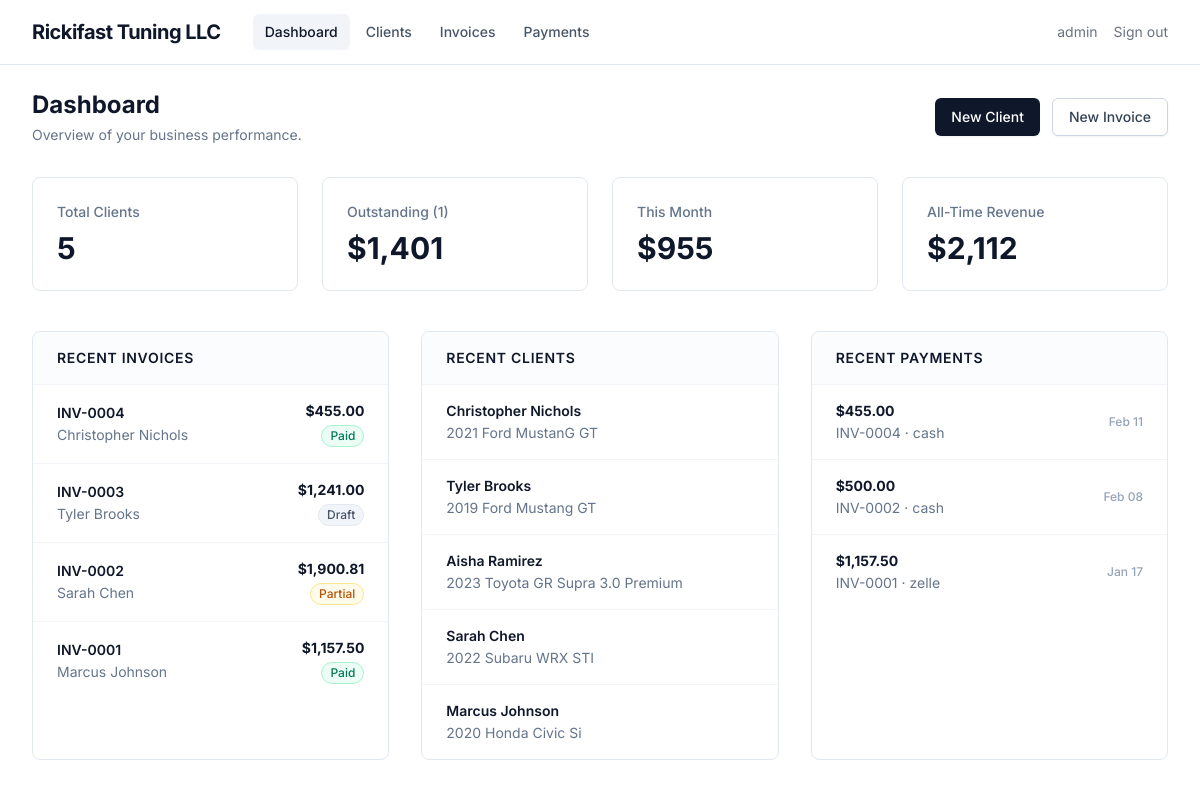
The page /dashboard (signed in) on the database its author committed.
### app/models/models.py (models this page shows, shortened)
class User(UserMixin, db.Model):
    id = db.Column(db.Integer, primary_key=True)
    username = db.Column(db.String(64), unique=True, nullable=False)
    email = db.Column(db.String(120), unique=True, nullable=False)
    password_hash = db.Column(db.String(128))

class Invoice(db.Model):
    id = db.Column(db.Integer, primary_key=True)
    client_id = db.Column(db.Integer, db.ForeignKey('client.id'), nullable=False)
    invoice_number = db.Column(db.String(20), unique=True, nullable=False)
    status = db.Column(db.String(20), default='draft')  # draft or sent
    due_date = db.Column(db.Date)
    notes = db.Column(db.Text)
    tax_rate = db.Column(db.Float, default=0.0825)
    created_at = db.Column(db.DateTime, default=lambda: datetime.now(timezone.utc))
    updated_at = db.Column(db.DateTime, default=lambda: datetime.now(timezone.utc),
                           onupdate=lambda: datetime.now(timezone.utc))
    items = db.relationship('InvoiceItem', backref='invoice',
                            cascade='all, delete-orphan', lazy='dynamic')
    payments = db.relationship('Payment', backref='invoice',
                               cascade='all, delete-orphan', lazy='dynamic',
                               order_by='Payment.payment_date.desc()')
    def calculate_subtotal(self):
        return sum(item.amount for item in self.items)
    def calculate_tax(self):
        return sum(item.amount for item in self.items if item.taxable) * self.tax_rate
    def calculate_total(self):
        return self.calculate_subtotal() + self.calculate_tax()
    def calculate_paid(self):
        return sum(p.amount for p in self.payments)
    def calculate_balance(self):
        return self.calculate_total() - self.calculate_paid()
    def get_status(self):
        total = self.calculate_total()
        paid = self.calculate_paid()
        if self.status == 'draft':
            return 'draft'
        if total > 0 and paid >= total:
            return 'paid'
        if paid > 0:
            return 'partial'
        if self.due_date and self.due_date < date.today():
            return 'overdue'
        return 'sent'

class Client(db.Model):
    id = db.Column(db.Integer, primary_key=True)
    first_name = db.Column(db.String(100), nullable=False)
    last_name = db.Column(db.String(100), nullable=False)
    email = db.Column(db.String(120))
    phone = db.Column(db.String(20))
    vehicle_year = db.Column(db.String(4))
    vehicle_make = db.Column(db.String(50))
    vehicle_model = db.Column(db.String(50))
    vehicle_trim = db.Column(db.String(50))
    notes = db.Column(db.Text)
    created_at = db.Column(db.DateTime, default=lambda: datetime.now(timezone.utc))
    updated_at = db.Column(db.DateTime, default=lambda: datetime.now(timezone.utc),
                           onupdate=lambda: datetime.now(timezone.utc))
    invoices = db.relationship('Invoice', backref='client', lazy='dynamic',
                               cascade='all, delete-orphan')
    @property
    def full_name(self):
        return f'{self.first_name} {self.last_name}'
    @property
    def vehicle_display(self):
        parts = [p for p in [self.vehicle_year, self.vehicle_make,
                             self.vehicle_model, self.vehicle_trim] if p]
        return ' '.join(parts) if parts else 'No vehicle'

class InvoiceItem(db.Model):
    id = db.Column(db.Integer, primary_key=True)
    invoice_id = db.Column(db.Integer, db.ForeignKey('invoice.id'), nullable=False)
    description = db.Column(db.String(200), nullable=False)
    quantity = db.Column(db.Float, default=1)
    unit_price = db.Column(db.Float, nullable=False)
    taxable = db.Column(db.Boolean, default=False)
    @property
    def amount(self):
        return self.quantity * self.unit_price

class Payment(db.Model):
    id = db.Column(db.Integer, primary_key=True)
    invoice_id = db.Column(db.Integer, db.ForeignKey('invoice.id'), nullable=False)
    amount = db.Column(db.Float, nullable=False)
    payment_date = db.Column(db.Date, default=lambda: date.today())
    method = db.Column(db.String(20), default='cash')  # cash/check/zelle/venmo/card/other
    reference_note = db.Column(db.String(200))
    created_at = db.Column(db.DateTime, default=lambda: datetime.now(timezone.utc))

### app/__init__.py (the view)
    @app.route('/dashboard')
    @login_required
    def dashboard():
        from app.models import Client, Invoice, Payment
        from datetime import datetime, timezone, date
        from sqlalchemy import func
        total_clients = Client.query.count()
        all_invoices = Invoice.query.all()
        outstanding = [inv for inv in all_invoices if inv.get_status() in ('sent', 'partial', 'overdue')]
        outstanding_total = sum(inv.calculate_balance() for inv in outstanding)
        outstanding_count = len(outstanding)
        now = datetime.now(timezone.utc)
        first_of_month = now.replace(day=1, hour=0, minute=0, second=0, microsecond=0)
        monthly_payments = Payment.query.filter(
            Payment.payment_date >= first_of_month.date()
        ).all()
        monthly_revenue = sum(p.amount for p in monthly_payments)
        all_time_revenue = db.session.query(
            func.coalesce(func.sum(Payment.amount), 0)
        ).scalar()
        recent_invoices = Invoice.query.order_by(Invoice.created_at.desc()).limit(5).all()
        recent_clients = Client.query.order_by(Client.created_at.desc()).limit(5).all()
        recent_payments = Payment.query.order_by(Payment.created_at.desc()).limit(5).all()
        return render_template('dashboard.html',
                               total_clients=total_clients,
                               outstanding_total=outstanding_total,
                               outstanding_count=outstanding_count,
                               monthly_revenue=monthly_revenue,
                               all_time_revenue=all_time_revenue,
                               recent_invoices=recent_invoices,
                               recent_clients=recent_clients,
                               recent_payments=recent_payments)

### app/models/models.py (called while the page is built)
@login_manager.user_loader
def load_user(id):
    return db.session.get(User, int(id))

### app/templates/dashboard.html (shortened to what this page needs)
{% extends "base.html" %}
{% block content %}
<div class="flex flex-col sm:flex-row sm:items-center sm:justify-between mb-8">
    <div>
        <h1 class="text-2xl font-bold text-slate-900">Dashboard</h1>
        <p class="text-sm text-slate-500 mt-1">Overview of your business performance.</p>
    </div>
    <div class="mt-4 sm:mt-0 flex gap-3">
        <a href="{{ url_for('clients.create') }}" class="inline-flex items-center px-4 py-2 text-sm font-medium rounded-md bg-slate-900 text-white hover:bg-slate-800 transition-colors shadow-xs">New Client</a>
        <a href="{{ url_for('invoices.create') }}" class="inline-flex items-center px-4 py-2 text-sm font-medium rounded-md border border-slate-300 bg-white text-slate-700 hover:bg-slate-50 transition-colors shadow-xs">New Invoice</a>
    </div>
</div>
<div class="grid grid-cols-2 lg:grid-cols-4 gap-6 mb-10">
    <div class="bg-white rounded-lg border border-slate-200 p-6">
        <p class="text-sm font-medium text-slate-500">Total Clients</p>
        <p class="text-3xl font-bold text-slate-900 mt-2">{{ total_clients }}</p>
    </div>
    <div class="bg-white rounded-lg border border-slate-200 p-6">
        <p class="text-sm font-medium text-slate-500">Outstanding ({{ outstanding_count }})</p>
        <p class="text-3xl font-bold text-slate-900 mt-2">${{ '{:,.0f}'.format(outstanding_total) }}</p>
    </div>
    <div class="bg-white rounded-lg border border-slate-200 p-6">
        <p class="text-sm font-medium text-slate-500">This Month</p>
        <p class="text-3xl font-bold text-slate-900 mt-2">${{ '{:,.0f}'.format(monthly_revenue) }}</p>
    </div>
    <div class="bg-white rounded-lg border border-slate-200 p-6">
        <p class="text-sm font-medium text-slate-500">All-Time Revenue</p>
        <p class="text-3xl font-bold text-slate-900 mt-2">${{ '{:,.0f}'.format(all_time_revenue) }}</p>
    </div>
</div>
<div class="grid lg:grid-cols-3 gap-8">
    <div class="bg-white rounded-lg border border-slate-200 overflow-hidden">
        <div class="px-6 py-4 border-b border-slate-100 bg-slate-50/50">
            <h2 class="text-sm font-semibold text-slate-900 uppercase tracking-wider">Recent Invoices</h2>
        </div>
        <div class="divide-y divide-slate-100">
            {% for inv in recent_invoices %}
            <a href="{{ url_for('invoices.view', id=inv.id) }}" class="block px-6 py-4 hover:bg-slate-50 transition-colors">
                <div class="flex justify-between items-center">
                    <div>
                        <p class="text-sm font-semibold text-slate-900">{{ inv.invoice_number }}</p>
                        <p class="text-sm text-slate-500 mt-0.5">{{ inv.client.full_name }}</p>
                    </div>
                    <div class="text-right">
                        <p class="text-sm font-bold text-slate-900">${{ '{:,.2f}'.format(inv.calculate_total()) }}</p>
                        {% set s = inv.get_status() %}
                        <span class="inline-flex items-center mt-1 px-2 py-0.5 text-xs font-medium rounded-full
                            {% if s == 'draft' %}bg-slate-100 text-slate-600 border border-slate-200
                            {% elif s == 'sent' %}bg-blue-50 text-blue-700 border border-blue-200
                            {% elif s == 'partial' %}bg-amber-50 text-amber-700 border border-amber-200
                            {% elif s == 'paid' %}bg-emerald-50 text-emerald-700 border border-emerald-200
                            {% elif s == 'overdue' %}bg-red-50 text-red-700 border border-red-200
                            {% endif %}">{{ s|capitalize }}</span>
                    </div>
                </div>
            </a>
            {% else %}
            <p class="px-6 py-8 text-sm text-slate-400 text-center">No invoices yet.</p>
            {% endfor %}
        </div>
    </div>
    <div class="bg-white rounded-lg border border-slate-200 overflow-hidden">
        <div class="px-6 py-4 border-b border-slate-100 bg-slate-50/50">
            <h2 class="text-sm font-semibold text-slate-900 uppercase tracking-wider">Recent Clients</h2>
        </div>
        <div class="divide-y divide-slate-100">
            {% for c in recent_clients %}
            <a href="{{ url_for('clients.view', id=c.id) }}" class="block px-6 py-4 hover:bg-slate-50 transition-colors">
                <p class="text-sm font-semibold text-slate-900">{{ c.full_name }}</p>
                <p class="text-sm text-slate-500 mt-0.5">{{ c.vehicle_display }}</p>
            </a>
            {% else %}
            <p class="px-6 py-8 text-sm text-slate-400 text-center">No clients yet.</p>
            {% endfor %}
        </div>
    </div>
    <div class="bg-white rounded-lg border border-slate-200 overflow-hidden">
        <div class="px-6 py-4 border-b border-slate-100 bg-slate-50/50">
            <h2 class="text-sm font-semibold text-slate-900 uppercase tracking-wider">Recent Payments</h2>
        </div>
        <div class="divide-y divide-slate-100">
            {% for p in recent_payments %}
            <a href="{{ url_for('invoices.view', id=p.invoice_id) }}" class="block px-6 py-4 hover:bg-slate-50 transition-colors">
                <div class="flex justify-between items-center">
                    <div>
                        <p class="text-sm font-bold text-slate-900">${{ '{:,.2f}'.format(p.amount) }}</p>
                        <p class="text-sm text-slate-500 mt-0.5">{{ p.invoice.invoice_number }} · {{ p.method }}</p>
                    </div>
                    <p class="text-xs text-slate-400 font-medium">{{ p.payment_date.strftime('%b %d') if p.payment_date else '' }}</p>
                </div>
            </a>
            {% else %}
            <p class="px-5 py-4 text-sm text-gray-400">No payments yet.</p>
            {% endfor %}
        </div>
    </div>
</div>
{% endblock %}

### app/templates/base.html (shortened to what this page needs)
<!DOCTYPE html>
<html lang="en">
<head>
    <script src="https://cdn.tailwindcss.com"></script>
</head>
<body class="bg-white font-sans text-slate-900 min-h-screen" x-data="{ mobileOpen: false }">
{% if current_user.is_authenticated %}
<nav class="border-b border-slate-200 bg-white">
    <div class="max-w-7xl mx-auto px-4 sm:px-6 lg:px-8">
        <div class="flex justify-between h-16">
            <div class="flex items-center gap-8">
                <a href="{{ url_for('dashboard') }}" class="text-xl font-bold text-slate-900 tracking-tight">Rickifast Tuning LLC</a>
                <div class="hidden sm:flex items-center space-x-1">
                    <a href="{{ url_for('dashboard') }}" class="px-3 py-2 text-sm font-medium rounded-md transition-colors {% if request.endpoint == 'dashboard' %}bg-slate-100 text-slate-900{% else %}text-slate-600 hover:text-slate-900 hover:bg-slate-50{% endif %}">Dashboard</a>
                    <a href="{{ url_for('clients.index') }}" class="px-3 py-2 text-sm font-medium rounded-md transition-colors {% if request.endpoint and request.endpoint.startswith('clients.') %}bg-slate-100 text-slate-900{% else %}text-slate-600 hover:text-slate-900 hover:bg-slate-50{% endif %}">Clients</a>
                    <a href="{{ url_for('invoices.index') }}" class="px-3 py-2 text-sm font-medium rounded-md transition-colors {% if request.endpoint and request.endpoint.startswith('invoices.') %}bg-slate-100 text-slate-900{% else %}text-slate-600 hover:text-slate-900 hover:bg-slate-50{% endif %}">Invoices</a>
                    <a href="{{ url_for('payments.index') }}" class="px-3 py-2 text-sm font-medium rounded-md transition-colors {% if request.endpoint and request.endpoint.startswith('payments.') %}bg-slate-100 text-slate-900{% else %}text-slate-600 hover:text-slate-900 hover:bg-slate-50{% endif %}">Payments</a>
                </div>
            </div>
            <div class="flex items-center gap-4">
                <span class="hidden sm:inline text-sm text-gray-500">{{ current_user.username }}</span>
                <a href="{{ url_for('auth.logout') }}" class="text-sm text-gray-500 hover:text-gray-700">Sign out</a>
            </div>
        </div>
    </div>
</nav>
{% endif %}
<main class="max-w-7xl mx-auto px-4 sm:px-6 lg:px-8 py-6">
    {% block content %}{% endblock %}
</main>
</body>
</html>

### rows shown on the page
User: username "admin"
Invoice: invoice_number "INV-0004", client.full_name "Christopher Nichols", s "Paid"
InvoiceItem: calculate_total "455.00"
Invoice: invoice_number "INV-0003", client.full_name "Tyler Brooks", status "Draft"
InvoiceItem: calculate_total "1,241.00"
Invoice: invoice_number "INV-0002", client.full_name "Sarah Chen", s "Partial"
InvoiceItem: calculate_total "1,900.81"
Invoice: invoice_number "INV-0001", client.full_name "Marcus Johnson", s "Paid"
InvoiceItem: calculate_total "1,157.50"
Client: full_name "Christopher Nichols", vehicle_display "2021 Ford MustanG GT"
Client: full_name "Tyler Brooks", vehicle_display "2019 Ford Mustang GT"
Client: full_name "Aisha Ramirez", vehicle_display "2023 Toyota GR Supra 3.0 Premium"
Client: full_name "Sarah Chen", vehicle_display "2022 Subaru WRX STI"
Client: full_name "Marcus Johnson", vehicle_display "2020 Honda Civic Si"
Payment: amount "455.00", invoice.invoice_number "INV-0004", method "cash", payment_date "Feb 11"
Payment: amount "500.00", invoice.invoice_number "INV-0002", method "cash", payment_date "Feb 08"
Payment: amount "1,157.50", invoice.invoice_number "INV-0001", method "zelle", payment_date "Jan 17"

### other values the page prints
{{ total_clients }} "5"
{{ outstanding_count }} "1"
{{ '{:,.0f}'.format(outstanding_total) }} "1,401"
{{ '{:,.0f}'.format(monthly_revenue) }} "955"
{{ '{:,.0f}'.format(all_time_revenue) }} "2,112"
